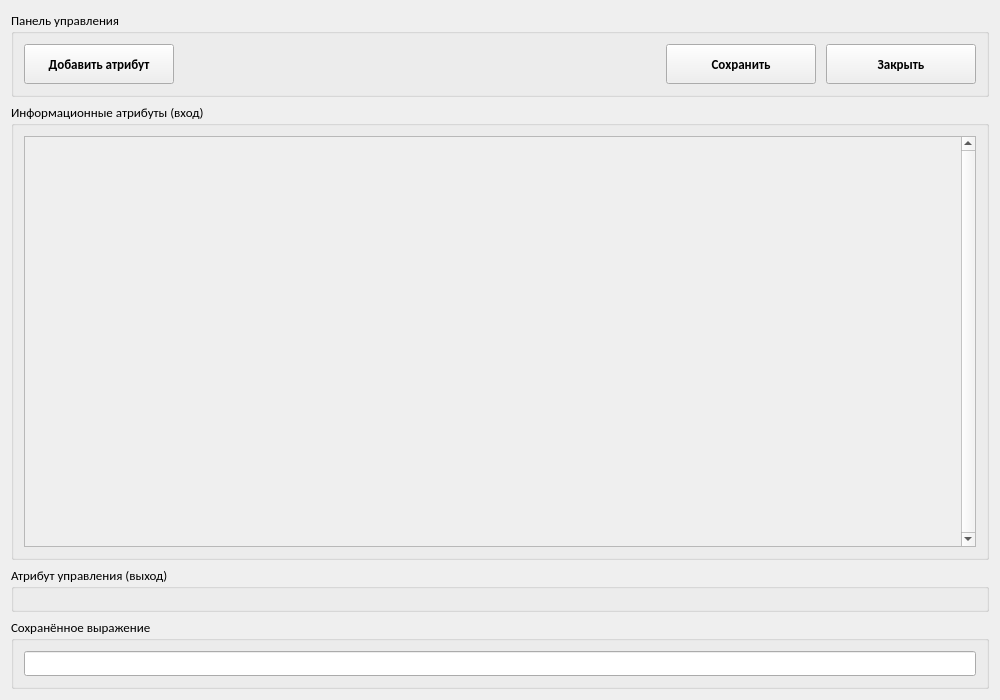
<?xml version="1.0" encoding="UTF-8"?>
<ui version="4.0">
 <class>pp_editor_window</class>
 <widget class="QWidget" name="pp_editor_window">
  <property name="geometry">
   <rect>
    <x>0</x>
    <y>0</y>
    <width>1000</width>
    <height>700</height>
   </rect>
  </property>
  <property name="sizePolicy">
   <sizepolicy hsizetype="Preferred" vsizetype="Preferred">
    <horstretch>0</horstretch>
    <verstretch>0</verstretch>
   </sizepolicy>
  </property>
  <property name="maximumSize">
   <size>
    <width>16777215</width>
    <height>16777215</height>
   </size>
  </property>
  <property name="font">
   <font>
    <family>Calibri</family>
    <pointsize>10</pointsize>
   </font>
  </property>
  <property name="windowTitle">
   <string>Редактор продукционного правила</string>
  </property>
  <layout class="QVBoxLayout" name="verticalLayout_2">
   <item>
    <widget class="QGroupBox" name="groupBox_3">
     <property name="sizePolicy">
      <sizepolicy hsizetype="Preferred" vsizetype="Preferred">
       <horstretch>0</horstretch>
       <verstretch>0</verstretch>
      </sizepolicy>
     </property>
     <property name="minimumSize">
      <size>
       <width>0</width>
       <height>0</height>
      </size>
     </property>
     <property name="maximumSize">
      <size>
       <width>16777215</width>
       <height>16777215</height>
      </size>
     </property>
     <property name="title">
      <string>Панель управления</string>
     </property>
     <layout class="QHBoxLayout" name="horizontalLayout_3">
      <property name="spacing">
       <number>10</number>
      </property>
      <property name="leftMargin">
       <number>10</number>
      </property>
      <property name="topMargin">
       <number>10</number>
      </property>
      <property name="rightMargin">
       <number>10</number>
      </property>
      <property name="bottomMargin">
       <number>10</number>
      </property>
      <item>
       <widget class="QPushButton" name="button_add_attribute">
        <property name="sizePolicy">
         <sizepolicy hsizetype="Minimum" vsizetype="Fixed">
          <horstretch>0</horstretch>
          <verstretch>0</verstretch>
         </sizepolicy>
        </property>
        <property name="minimumSize">
         <size>
          <width>150</width>
          <height>40</height>
         </size>
        </property>
        <property name="font">
         <font>
          <weight>75</weight>
          <bold>true</bold>
         </font>
        </property>
        <property name="cursor">
         <cursorShape>PointingHandCursor</cursorShape>
        </property>
        <property name="text">
         <string>Добавить атрибут</string>
        </property>
        <property name="iconSize">
         <size>
          <width>24</width>
          <height>24</height>
         </size>
        </property>
       </widget>
      </item>
      <item>
       <spacer name="horizontalSpacer">
        <property name="orientation">
         <enum>Qt::Horizontal</enum>
        </property>
        <property name="sizeHint" stdset="0">
         <size>
          <width>40</width>
          <height>20</height>
         </size>
        </property>
       </spacer>
      </item>
      <item>
       <widget class="QPushButton" name="button_save">
        <property name="sizePolicy">
         <sizepolicy hsizetype="Minimum" vsizetype="Fixed">
          <horstretch>0</horstretch>
          <verstretch>0</verstretch>
         </sizepolicy>
        </property>
        <property name="minimumSize">
         <size>
          <width>150</width>
          <height>40</height>
         </size>
        </property>
        <property name="font">
         <font>
          <weight>75</weight>
          <bold>true</bold>
         </font>
        </property>
        <property name="cursor">
         <cursorShape>PointingHandCursor</cursorShape>
        </property>
        <property name="text">
         <string>Сохранить</string>
        </property>
        <property name="iconSize">
         <size>
          <width>24</width>
          <height>24</height>
         </size>
        </property>
       </widget>
      </item>
      <item>
       <widget class="QPushButton" name="button_exit">
        <property name="sizePolicy">
         <sizepolicy hsizetype="Minimum" vsizetype="Fixed">
          <horstretch>0</horstretch>
          <verstretch>0</verstretch>
         </sizepolicy>
        </property>
        <property name="minimumSize">
         <size>
          <width>150</width>
          <height>40</height>
         </size>
        </property>
        <property name="font">
         <font>
          <weight>75</weight>
          <bold>true</bold>
         </font>
        </property>
        <property name="cursor">
         <cursorShape>PointingHandCursor</cursorShape>
        </property>
        <property name="text">
         <string>Закрыть</string>
        </property>
        <property name="iconSize">
         <size>
          <width>24</width>
          <height>24</height>
         </size>
        </property>
       </widget>
      </item>
     </layout>
    </widget>
   </item>
   <item>
    <widget class="QGroupBox" name="groupBox_2">
     <property name="sizePolicy">
      <sizepolicy hsizetype="Preferred" vsizetype="Preferred">
       <horstretch>0</horstretch>
       <verstretch>0</verstretch>
      </sizepolicy>
     </property>
     <property name="title">
      <string>Информационные атрибуты (вход)</string>
     </property>
     <layout class="QVBoxLayout" name="verticalLayout_3">
      <property name="spacing">
       <number>10</number>
      </property>
      <property name="leftMargin">
       <number>10</number>
      </property>
      <property name="topMargin">
       <number>10</number>
      </property>
      <property name="rightMargin">
       <number>10</number>
      </property>
      <property name="bottomMargin">
       <number>10</number>
      </property>
      <item>
       <widget class="QScrollArea" name="scroll_attribute">
        <property name="minimumSize">
         <size>
          <width>0</width>
          <height>0</height>
         </size>
        </property>
        <property name="maximumSize">
         <size>
          <width>16777215</width>
          <height>16777215</height>
         </size>
        </property>
        <property name="font">
         <font>
          <family>Calibri</family>
          <pointsize>10</pointsize>
         </font>
        </property>
        <property name="layoutDirection">
         <enum>Qt::LeftToRight</enum>
        </property>
        <property name="styleSheet">
         <string notr="true"/>
        </property>
        <property name="frameShape">
         <enum>QFrame::StyledPanel</enum>
        </property>
        <property name="verticalScrollBarPolicy">
         <enum>Qt::ScrollBarAlwaysOn</enum>
        </property>
        <property name="horizontalScrollBarPolicy">
         <enum>Qt::ScrollBarAlwaysOff</enum>
        </property>
        <property name="widgetResizable">
         <bool>true</bool>
        </property>
        <property name="alignment">
         <set>Qt::AlignLeading|Qt::AlignLeft|Qt::AlignVCenter</set>
        </property>
        <widget class="QWidget" name="scrollAreaWidgetContents_2">
         <property name="geometry">
          <rect>
           <x>0</x>
           <y>0</y>
           <width>941</width>
           <height>451</height>
          </rect>
         </property>
         <property name="autoFillBackground">
          <bool>true</bool>
         </property>
         <layout class="QVBoxLayout" name="verticalLayout_6">
          <property name="spacing">
           <number>0</number>
          </property>
          <property name="leftMargin">
           <number>0</number>
          </property>
          <property name="topMargin">
           <number>0</number>
          </property>
          <property name="rightMargin">
           <number>0</number>
          </property>
          <property name="bottomMargin">
           <number>0</number>
          </property>
          <item>
           <layout class="QVBoxLayout" name="layout_scroll_attribute">
            <property name="spacing">
             <number>10</number>
            </property>
            <property name="leftMargin">
             <number>10</number>
            </property>
            <property name="topMargin">
             <number>10</number>
            </property>
            <property name="rightMargin">
             <number>10</number>
            </property>
            <property name="bottomMargin">
             <number>10</number>
            </property>
           </layout>
          </item>
          <item>
           <spacer name="vertical_spacer_attribute">
            <property name="orientation">
             <enum>Qt::Vertical</enum>
            </property>
            <property name="sizeHint" stdset="0">
             <size>
              <width>20</width>
              <height>40</height>
             </size>
            </property>
           </spacer>
          </item>
         </layout>
        </widget>
       </widget>
      </item>
     </layout>
    </widget>
   </item>
   <item>
    <widget class="QGroupBox" name="group_output_attribute">
     <property name="sizePolicy">
      <sizepolicy hsizetype="Preferred" vsizetype="Preferred">
       <horstretch>0</horstretch>
       <verstretch>0</verstretch>
      </sizepolicy>
     </property>
     <property name="minimumSize">
      <size>
       <width>0</width>
       <height>0</height>
      </size>
     </property>
     <property name="maximumSize">
      <size>
       <width>16777215</width>
       <height>16777215</height>
      </size>
     </property>
     <property name="title">
      <string>Атрибут управления (выход)</string>
     </property>
     <layout class="QHBoxLayout" name="horizontalLayout_2">
      <property name="spacing">
       <number>10</number>
      </property>
      <property name="leftMargin">
       <number>10</number>
      </property>
      <property name="topMargin">
       <number>10</number>
      </property>
      <property name="rightMargin">
       <number>10</number>
      </property>
      <property name="bottomMargin">
       <number>10</number>
      </property>
      <item>
       <layout class="QVBoxLayout" name="layout_output_attribute">
        <property name="spacing">
         <number>0</number>
        </property>
       </layout>
      </item>
     </layout>
    </widget>
   </item>
   <item>
    <widget class="QGroupBox" name="groupBox">
     <property name="sizePolicy">
      <sizepolicy hsizetype="Preferred" vsizetype="Preferred">
       <horstretch>0</horstretch>
       <verstretch>0</verstretch>
      </sizepolicy>
     </property>
     <property name="minimumSize">
      <size>
       <width>0</width>
       <height>0</height>
      </size>
     </property>
     <property name="maximumSize">
      <size>
       <width>16777215</width>
       <height>16777215</height>
      </size>
     </property>
     <property name="title">
      <string>Сохранённое выражение</string>
     </property>
     <layout class="QHBoxLayout" name="horizontalLayout">
      <property name="spacing">
       <number>10</number>
      </property>
      <property name="leftMargin">
       <number>10</number>
      </property>
      <property name="topMargin">
       <number>10</number>
      </property>
      <property name="rightMargin">
       <number>10</number>
      </property>
      <property name="bottomMargin">
       <number>10</number>
      </property>
      <item>
       <widget class="QLineEdit" name="edit_expression">
        <property name="minimumSize">
         <size>
          <width>0</width>
          <height>21</height>
         </size>
        </property>
        <property name="contextMenuPolicy">
         <enum>Qt::NoContextMenu</enum>
        </property>
        <property name="readOnly">
         <bool>true</bool>
        </property>
       </widget>
      </item>
     </layout>
    </widget>
   </item>
  </layout>
 </widget>
 <resources/>
 <connections/>
</ui>
